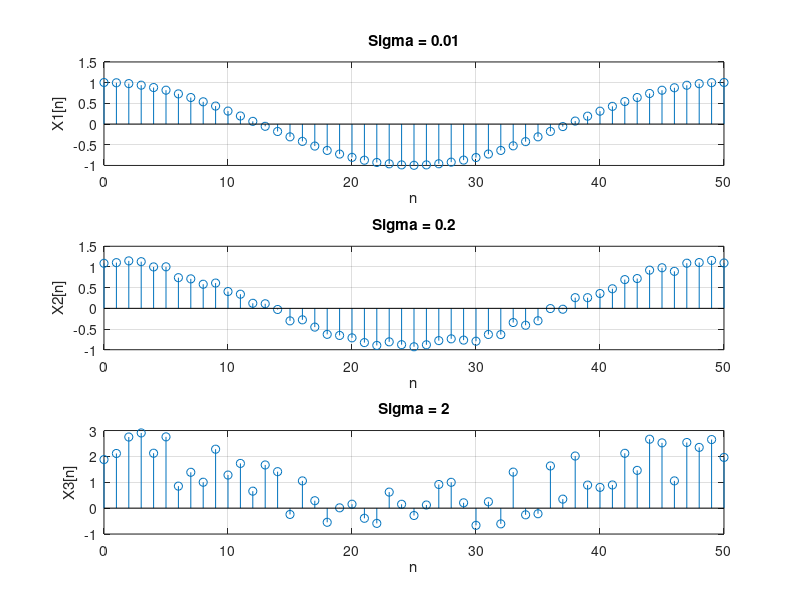

This chart was generated by the following MATLAB code:

clear all;
clc;
%Generating n which from 0 to 50 by step 1 and Generating Gaussian distributed sequence by using randn command
n = 0 : 50 ;
W = rand( 1 , 51 ) ;
%At sigma = 0.01
sigma = 0.01 ;
X1 = cos( 0.04 * pi * n ) + sigma * W ;
%At sigma = 0.2
sigma = 0.2 ;
X2 = cos( 0.04 * pi * n ) + sigma * W ;
%At sigma = 2
sigma = 2 ;
X3 = cos( 0.04 * pi * n ) + sigma * W ;
%Ploting the graphs 

subplot( 3 , 1 , 1 )
stem(n,X1)
title('Sigma = 0.01');
xlabel('n');
ylabel('X1[n]');
grid on;

subplot( 3 , 1 , 2 )
stem(n,X2)
title('Sigma = 0.2');
xlabel('n');
ylabel('X2[n]');
grid on;

subplot( 3 , 1 , 3 )
stem(n,X3)
title('Sigma = 2');
xlabel('n');
ylabel('X3[n]');
grid on;
